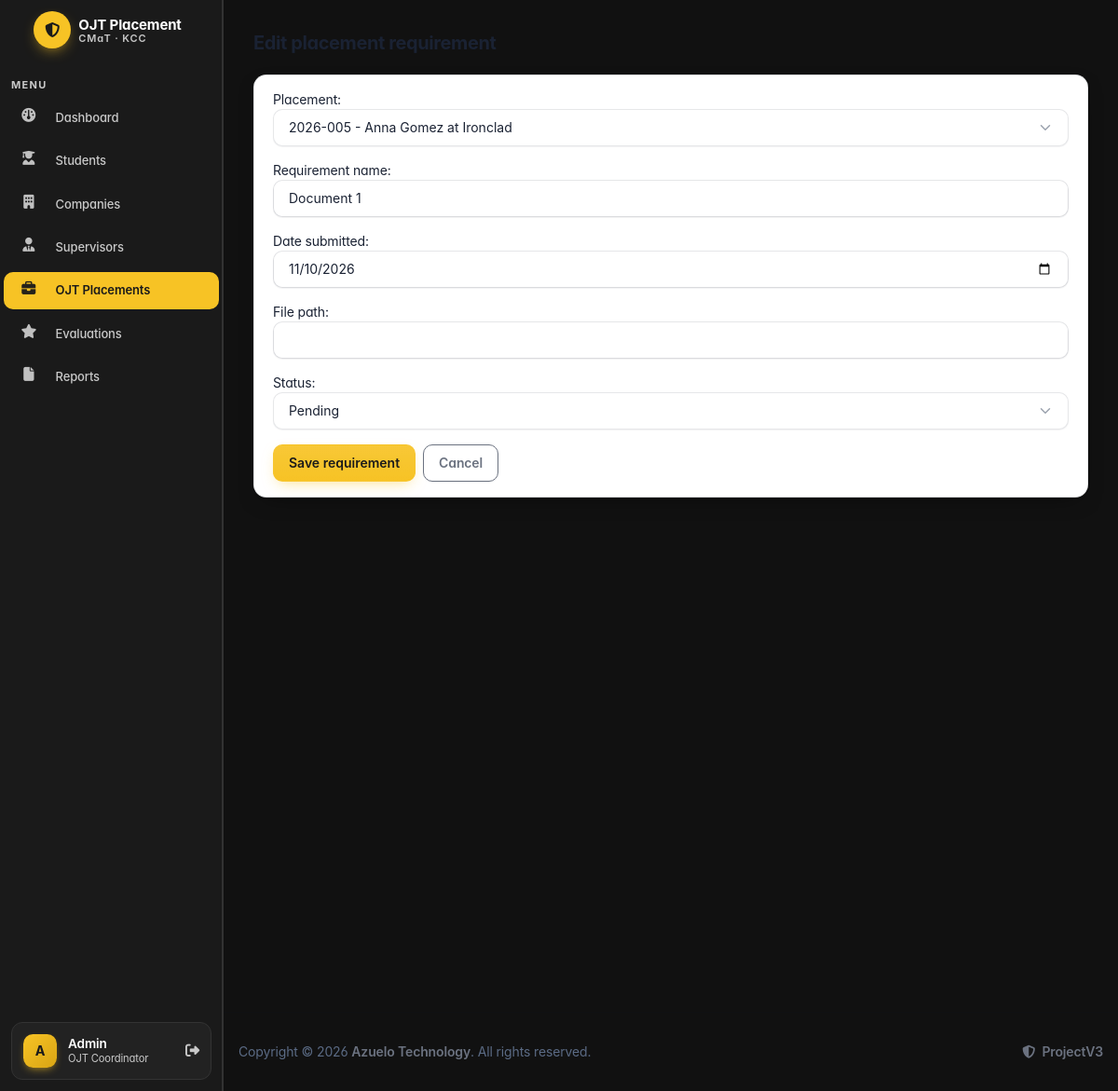
The page /placements/5/requirements/1/edit/ (signed in) on the database its author committed.
### apps/placements/models.py (models this page shows, shortened)
class PlacementRequirement(models.Model):
    class Status(models.TextChoices):
        PENDING = 'Pending', 'Pending'
        SUBMITTED = 'Submitted', 'Submitted'
        APPROVED = 'Approved', 'Approved'
        REJECTED = 'Rejected', 'Rejected'
    requirement_id = models.AutoField(primary_key=True)
    placement = models.ForeignKey(Placement, on_delete=models.PROTECT, related_name='requirements')
    requirement_name = models.CharField(max_length=100)
    date_submitted = models.DateField(null=True, blank=True)
    file_path = models.CharField(max_length=255, blank=True, null=True)
    status = models.CharField(max_length=20, choices=Status.choices, default=Status.PENDING)
    class Meta:
        db_table = 'ojt_requirements'

### apps/placements/views.py (the view)
# urls.py: path('<int:pk>/requirements/<int:requirement_pk>/edit/', views.placement_requirement_update, name='requirement_update'),
@login_required(login_url='login')
def placement_requirement_update(request, pk, requirement_pk):
    placement = get_object_or_404(Placement, pk=pk)
    requirement = get_object_or_404(PlacementRequirement, pk=requirement_pk, placement=placement)
    form = RequirementForm(request.POST or None, instance=requirement)
    if request.method == 'POST' and form.is_valid():
        form.save()
        messages.success(request, 'Placement requirement updated successfully.')
        return redirect('placements:requirement_list', pk=pk)
    return render(request, 'placements/placement_requirement_form.html', {
        'form': form,
        'title': 'Edit placement requirement',
        'placement': placement,
        'requirement': requirement,
    })

### apps/placements/forms.py
class RequirementForm(forms.ModelForm):
    class Meta:
        model = PlacementRequirement
        fields = ['placement', 'requirement_name', 'date_submitted', 'file_path', 'status']
        widgets = {
            'placement': forms.Select(attrs={'class': 'form-select'}),
            'requirement_name': forms.TextInput(attrs={'class': 'form-control'}),
            'date_submitted': forms.DateInput(attrs={'class': 'form-control', 'type': 'date'}),
            'file_path': forms.TextInput(attrs={'class': 'form-control'}),
            'status': forms.Select(attrs={'class': 'form-select'}),
        }

### apps/companies/models.py (called while the page is built)
    def __str__(self):
        return self.company_name

### apps/context_processors.py (called while the page is built)
def placement_context(request):
    first_placement_id = None
    try:
        from apps.placements.models import Placement
        first_placement = Placement.objects.order_by('-start_date').first()
        if first_placement is not None:
            first_placement_id = first_placement.pk
    except Exception:
        first_placement_id = None
    return {'first_placement_id': first_placement_id}

def student_context(request):
    is_student = False
    if request.user.is_authenticated:
        email = getattr(request.user, 'email', '') or ''
        if email:
            from apps.students.models import Student
            is_student = Student.objects.filter(email__iexact=email).exists()
    return {'is_student': is_student}

def supervisor_context(request):
    is_supervisor = False
    if request.user.is_authenticated:
        email = getattr(request.user, 'email', '') or ''
        if email:
            from apps.supervisors.models import Supervisor
            is_supervisor = Supervisor.objects.filter(email__iexact=email).exists()
    return {'is_supervisor': is_supervisor}

### apps/placements/models.py (called while the page is built)
    def __str__(self):
        return f'{self.student} at {self.company}'

### apps/students/models.py (called while the page is built)
    def __str__(self):
        return f'{self.student_number} - {self.first_name} {self.last_name}'

### templates/placements/placement_requirement_form.html (shortened to what this page needs)
{% extends "theme/base.html" %}
{% block content %}
<div class="container-xl">
  <div class="page-header mb-3"><h2 class="page-title">{{ title }}</h2></div>
  <div class="card">
    <div class="card-body">
      <form method="post">
        {{ form.as_p }}
        <div class="d-flex gap-2">
          <button class="btn btn-primary" type="submit">Save requirement</button>
          <a class="btn btn-outline-secondary" href="{% url 'placements:requirement_list' placement.pk %}">Cancel</a>
        </div>
      </form>
    </div>
  </div>
</div>
{% endblock %}

### templates/theme/sidebar.html (shortened to what this page needs)
<aside class="navbar navbar-vertical navbar-expand-lg navbar-dark dh-sidebar">
  <div class="container-fluid">
    <div class="navbar-brand navbar-brand-autodark dh-brand">
      <a href="{% url 'dashboard' %}" class="d-flex align-items-center gap-2 text-decoration-none">
        <span class="dh-brand-mark">
          <i class="fa-solid fa-shield-halved"></i>
        </span>
        <span class="lh-1">
          <span class="dh-brand-name">OJT Placement</span>
          <span class="dh-brand-sub">CMaT · KCC</span>
        </span>
      </a>
    </div>
    <div class="collapse navbar-collapse" id="sidebar-menu">
      <ul class="navbar-nav pt-lg-2 py-lg-2">
        <li class="nav-item">
          <span class="dh-nav-section">MENU</span>
        </li>
        <li class="nav-item mb-1">
          <a
            class="nav-link {% if request.resolver_match.url_name == 'dashboard' %}active{% endif %}"
            href="{% url 'dashboard' %}"
            aria-current="{% if request.resolver_match.url_name == 'dashboard' %}page{% else %}false{% endif %}"
          >
            <span class="nav-link-icon d-md-none d-lg-inline-block">
              <i class="fa fa-dashboard"></i>
            </span>
            <span class="nav-link-title">Dashboard</span>
          </a>
        </li>
        <li class="nav-item mb-1">
          <a
            class="nav-link {% if request.resolver_match.app_name == 'students' %}active{% endif %}"
            href="{% url 'students:list' %}"
            aria-current="{% if request.resolver_match.app_name == 'students' %}page{% else %}false{% endif %}"
          >
            <span class="nav-link-icon d-md-none d-lg-inline-block">
              <i class="fas fa-user-graduate"></i>
            </span>
            <span class="nav-link-title">Students</span>
          </a>
        </li>
        <li class="nav-item mb-1">
          <a
            class="nav-link {% if request.resolver_match.app_name == 'companies' %}active{% endif %}"
            href="{% url 'companies:list' %}"
            aria-current="{% if request.resolver_match.app_name == 'companies' %}page{% else %}false{% endif %}"
          >
            <span class="nav-link-icon d-md-none d-lg-inline-block">
              <i class="fas fa-building"></i>
            </span>
            <span class="nav-link-title">Companies</span>
          </a>
        </li>
        <li class="nav-item mb-1">
          <a
            class="nav-link {% if request.resolver_match.app_name == 'supervisors' %}active{% endif %}"
            href="{% url 'supervisors:list' %}"
            aria-current="{% if request.resolver_match.app_name == 'supervisors' %}page{% else %}false{% endif %}"
          >
            <span class="nav-link-icon d-md-none d-lg-inline-block">
              <i class="fas fa-user-tie"></i>
            </span>
            <span class="nav-link-title">Supervisors</span>
          </a>
        </li>
        <li class="nav-item mb-1">
          <a
            class="nav-link {% if request.resolver_match.app_name == 'placements' %}active{% endif %}"
            href="{% url 'placements:list' %}"
            aria-current="{% if request.resolver_match.app_name == 'placements' %}page{% else %}false{% endif %}"
          >
            <span class="nav-link-icon d-md-none d-lg-inline-block">
              <i class="fa fa-briefcase"></i>
            </span>
            <span class="nav-link-title">OJT Placements</span>
          </a>
        </li>
        {% if first_placement_id %}
        <li class="nav-item mb-1">
          <a
            class="nav-link {% if request.resolver_match.url_name == 'evaluation_list' %}active{% endif %}"
            href="{% url 'placements:evaluation_list' first_placement_id %}"
            aria-current="{% if request.resolver_match.url_name == 'evaluation_list' %}page{% else %}false{% endif %}"
          >
            <span class="nav-link-icon d-md-none d-lg-inline-block">
              <i class="fa fa-star"></i>
            </span>
            <span class="nav-link-title">Evaluations</span>
          </a>
        </li>
        {% endif %}
        {% if first_placement_id %}
        <li class="nav-item mb-1">
          <a
            class="nav-link {% if request.resolver_match.url_name == 'report_list' %}active{% endif %}"
            href="{% url 'placements:report_list' first_placement_id %}"
            aria-current="{% if request.resolver_match.url_name == 'report_list' %}page{% else %}false{% endif %}"
          >
            <span class="nav-link-icon d-md-none d-lg-inline-block">
              <i class="fa fa-file"></i>
            </span>
            <span class="nav-link-title">Reports</span>
          </a>
        </li>
        {% endif %}
      </ul>
      <div class="dh-nav-sidebar-footer">
        <div class="dh-user-card">
          <span class="dh-avatar">{{ request.user.first_name|first|upper|default:"A" }}</span>
          <div class="dh-user-meta">
            <span class="dh-user-name">{{ request.user.get_full_name|default:"Admin" }}</span>
            <span class="dh-user-role">OJT Coordinator</span>
          </div>
          <a class="dh-user-logout" href="{% url 'logout' %}" title="Sign out">
            <i class="fa fa-sign-out-alt"></i>
          </a>
        </div>
      </div>
    </div>
  </div>
</aside>

### rows shown on the page
PlacementRequirement: placement "2026-005 - Anna Gomez at Ironclad", requirement_name "Document 1", date_submitted "11/10/2026", status "Pending"

### other values the page prints
{{ request.user.first_name|first|upper|default:"A" }} "A"
{{ request.user.get_full_name|default:"Admin" }} "Admin"
